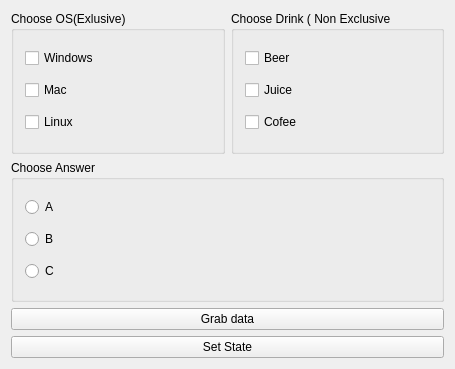
<?xml version="1.0" encoding="UTF-8"?>
<ui version="4.0">
 <class>Widget</class>
 <widget class="QWidget" name="Widget">
  <property name="geometry">
   <rect>
    <x>0</x>
    <y>0</y>
    <width>455</width>
    <height>369</height>
   </rect>
  </property>
  <property name="windowTitle">
   <string>Widget</string>
  </property>
  <layout class="QVBoxLayout" name="verticalLayout_4">
   <item>
    <layout class="QHBoxLayout" name="horizontalLayout">
     <item>
      <widget class="QGroupBox" name="groupBox">
       <property name="title">
        <string>Choose OS(Exlusive)</string>
       </property>
       <layout class="QVBoxLayout" name="verticalLayout">
        <item>
         <widget class="QCheckBox" name="windowsCheckbox">
          <property name="text">
           <string>Windows</string>
          </property>
         </widget>
        </item>
        <item>
         <widget class="QCheckBox" name="macCheckBox">
          <property name="text">
           <string>Mac</string>
          </property>
         </widget>
        </item>
        <item>
         <widget class="QCheckBox" name="linuxCheckBox">
          <property name="text">
           <string>Linux</string>
          </property>
         </widget>
        </item>
       </layout>
      </widget>
     </item>
     <item>
      <widget class="QGroupBox" name="groupBox_2">
       <property name="title">
        <string>Choose Drink ( Non Exclusive</string>
       </property>
       <layout class="QVBoxLayout" name="verticalLayout_2">
        <item>
         <widget class="QCheckBox" name="beerCheckBox">
          <property name="text">
           <string>Beer</string>
          </property>
         </widget>
        </item>
        <item>
         <widget class="QCheckBox" name="juiceCheckBox">
          <property name="text">
           <string>Juice</string>
          </property>
         </widget>
        </item>
        <item>
         <widget class="QCheckBox" name="cofeeCheckBox">
          <property name="text">
           <string>Cofee</string>
          </property>
         </widget>
        </item>
       </layout>
      </widget>
     </item>
    </layout>
   </item>
   <item>
    <widget class="QGroupBox" name="groupBox_3">
     <property name="title">
      <string>Choose Answer</string>
     </property>
     <layout class="QVBoxLayout" name="verticalLayout_3">
      <item>
       <widget class="QRadioButton" name="aRadioButton">
        <property name="text">
         <string>A</string>
        </property>
       </widget>
      </item>
      <item>
       <widget class="QRadioButton" name="bRadioButton">
        <property name="text">
         <string>B</string>
        </property>
       </widget>
      </item>
      <item>
       <widget class="QRadioButton" name="cRadioButton">
        <property name="text">
         <string>C</string>
        </property>
       </widget>
      </item>
     </layout>
    </widget>
   </item>
   <item>
    <widget class="QPushButton" name="grabData">
     <property name="text">
      <string>Grab data</string>
     </property>
    </widget>
   </item>
   <item>
    <widget class="QPushButton" name="setStateButton">
     <property name="text">
      <string>Set State</string>
     </property>
    </widget>
   </item>
  </layout>
 </widget>
 <layoutdefault spacing="6" margin="11"/>
 <resources/>
 <connections/>
</ui>
